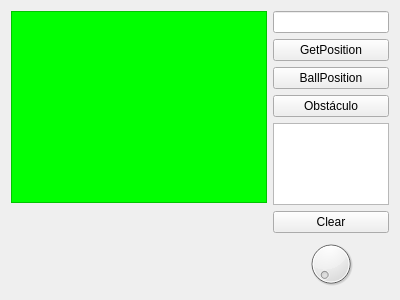
<?xml version="1.0" encoding="UTF-8"?>
<ui version="4.0">
 <class>MainWindow</class>
 <widget class="QMainWindow" name="MainWindow">
  <property name="geometry">
   <rect>
    <x>0</x>
    <y>0</y>
    <width>400</width>
    <height>300</height>
   </rect>
  </property>
  <property name="windowTitle">
   <string>MainWindow</string>
  </property>
  <widget class="QWidget" name="centralWidget">
   <layout class="QGridLayout" name="gridLayout">
    <item row="0" column="1" rowspan="2" colspan="2">
     <layout class="QVBoxLayout" name="verticalLayout">
      <property name="sizeConstraint">
       <enum>QLayout::SetFixedSize</enum>
      </property>
      <item>
       <widget class="QLineEdit" name="tbFile"/>
      </item>
      <item>
       <widget class="QPushButton" name="btPosition">
        <property name="text">
         <string>GetPosition</string>
        </property>
       </widget>
      </item>
      <item>
       <widget class="QPushButton" name="bt_ballPosition">
        <property name="text">
         <string>BallPosition</string>
        </property>
       </widget>
      </item>
      <item>
       <widget class="QPushButton" name="bt_osbt">
        <property name="text">
         <string>Obstáculo</string>
        </property>
       </widget>
      </item>
      <item>
       <widget class="QPlainTextEdit" name="plainTextEdit"/>
      </item>
      <item>
       <widget class="QPushButton" name="btClear">
        <property name="text">
         <string>Clear</string>
        </property>
       </widget>
      </item>
      <item>
       <widget class="QDial" name="dial">
        <property name="maximum">
         <number>360</number>
        </property>
       </widget>
      </item>
     </layout>
    </item>
    <item row="0" column="0">
     <widget class="QGraphicsView" name="graphicsView">
      <property name="sizePolicy">
       <sizepolicy hsizetype="Fixed" vsizetype="Fixed">
        <horstretch>0</horstretch>
        <verstretch>0</verstretch>
       </sizepolicy>
      </property>
      <property name="styleSheet">
       <string notr="true">background-color: rgb(0, 255, 0);</string>
      </property>
      <property name="verticalScrollBarPolicy">
       <enum>Qt::ScrollBarAlwaysOff</enum>
      </property>
      <property name="horizontalScrollBarPolicy">
       <enum>Qt::ScrollBarAlwaysOff</enum>
      </property>
      <property name="sizeAdjustPolicy">
       <enum>QAbstractScrollArea::AdjustIgnored</enum>
      </property>
     </widget>
    </item>
   </layout>
  </widget>
 </widget>
 <layoutdefault spacing="6" margin="11"/>
 <resources/>
 <connections/>
</ui>
